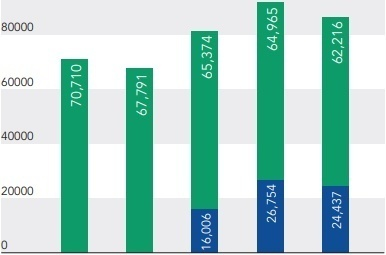
#> input picture stamp_1.jpg, 386 x 255 px
$ jupyter execute --allow-errors question_2.ipynb
#> lines starting #> are read from the running program, lines starting #| are printed output that depends on the picture; after the words box and inside, x2 and y2 are one past the last pixel; in counts of white or black regions, pixels touching at a corner belong together
[cell 1]
## Libraries

from pathlib import Path
import cv2
import numpy as np
import matplotlib.pyplot as plt

[cell 2]
## Read and display the image

imgFile = "stamp_1.jpg"
img = cv2.imread(imgFile)
#> img is the input picture: shape (255, 386, 3); mean B, G, R 204.9, 212.6, 175.6

def imshow(img, showAxis = False, size=(20,10)):
    plt.figure(figsize=size)
    if not showAxis: plt.axis('off')
    if len(img.shape) == 3: plt.imshow(img[:,:,::-1])
    else: plt.imshow(img, cmap='gray')

imshow(img)

[cell 3]
img

[cell 4]
## Blur & detect the edges

# Convert to Grayscale
gray = cv2.cvtColor(img.copy(), cv2.COLOR_BGR2GRAY)
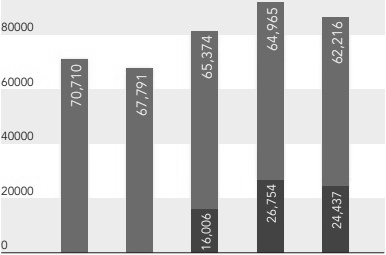
#> gray: shape (255, 386); min 36, max 255, mean 200.7

# Blur to remove noise
blur = cv2.bilateralFilter(gray.copy(), 15, 15, 15 )

# Find edges using canny edge detector
def auto_canny(grayim, sigma=0.33):
    # compute the median of the single channel pixel intensities
#> called with sigma = 0.33
    v = np.median(grayim)
#> v = 236
    # apply automatic Canny edge detection using the computed median
    lower = int(max(0, (1.0 - sigma) * v))
#> lower = 158
    upper = int(min(255, (1.0 + sigma) * v))
#> upper = 255
    edged = cv2.Canny(grayim, lower, upper)
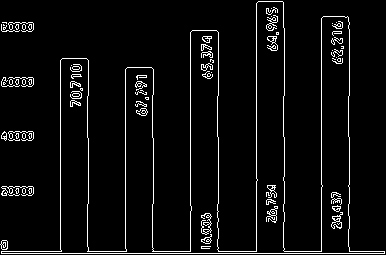
#> edged: shape (255, 386); 5% white in thin lines or dots
    # return the edged image
    return edged

# Find the edges and display the image
edged = auto_canny(blur)
imshow(edged)

[cell 5]
## Find Contours

# detect the contours on the binary image
contours, _ = cv2.findContours(image=edged.copy(), mode=cv2.RETR_EXTERNAL, method=cv2.CHAIN_APPROX_NONE)
#> contours = 28 contours, 24 with area under 20; largest, box (x1, y1, x2, y2) and area: (1, 1, 385, 254) 30632, (0, 240, 8, 250) 53, (1, 186, 34, 196) 38, (1, 131, 7, 141) 31
print(f'Total nr of contours found: {len(contours)}')
#| Total nr of contours found: 28

# Sort Contours by Area and get topN
topN = 10
sorted_contours = sorted(contours, key=cv2.contourArea, reverse=True)
#> sorted_contours has the same summary as contours
sorted_contours = sorted_contours[:topN]
#> sorted_contours = 10 contours, 6 with area under 20; largest, box (x1, y1, x2, y2) and area: (1, 1, 385, 254) 30632, (0, 240, 8, 250) 53, (1, 186, 34, 196) 38, (1, 131, 7, 141) 31

[cell 6]
##  Fill the area inside contours
filteredCircle = np.zeros((img.shape[:2]), dtype =np.uint8)
# cv2.drawContours(image=filteredCircle, contours=sorted_contours, contourIdx=-1, color=(255, 255, 255), thickness=cv2.FILLED)
#> (the rest of this cell did not finish here and is left out)

[cell 7]
## Close Blobs

kernel = np.ones((3,3),np.uint8)
closedCircle = cv2.morphologyEx(filteredCircle, cv2.ADAPTIVE_THRESH_GAUSSIAN_C, kernel, iterations=1)
#> filteredCircle: shape (255, 386); every value is 0
imshow(closedCircle)

[cell 8]
## Filter Stamps

# Find contours from the processed binary image
filteredContours, _ = cv2.findContours(image=closedCircle.copy(), mode=cv2.RETR_EXTERNAL, method=cv2.CHAIN_APPROX_NONE)
#> filteredContours = []

# Identify only contours with more than 5 points
circleContours = []
for index, contour in enumerate(filteredContours):
    perimeter = cv2.arcLength(contour,True)
    approxPoints = cv2.approxPolyDP(contour, 0.04 * perimeter, True)
    if len(approxPoints) > 7:
        circleContours.append(contour)
#> after the loop, circleContours = []

# Display the identified stamps
out = img.copy()
#> (the rest of this cell did not finish here and is left out)

[cell 9]
# Iterate through the identified stamp contours and crop the corresponding portions from the image
cropped_stamps = []

for contour in circleContours:
    # Get the bounding box of the contour
    x, y, w, h = cv2.boundingRect(contour)

    # Crop the region of interest (ROI) from the original image
    stamp_roi = img[y:y+h, x:x+w]

    # Append the cropped stamp to the list
    cropped_stamps.append(stamp_roi)
#> after the loop, cropped_stamps = []

stamp_array = []
# Display or save the cropped stamp images
for i, stamp in enumerate(cropped_stamps):
    stamp_array.append(stamp)
    cv2.imshow(f'Stamp {i+1}', stamp)
    cv2.imwrite(f'stamp_{i+1}.jpg', stamp)
#> this loop made 0 passes
#> after the loop, stamp_array = []

# Optionally, display the original image with stamp contours
out = img.copy()
#> (the rest of this cell did not finish here and is left out)

[cell 10]
def countStamps(contour : list):
    return len(contour)

countStamps(circleContours)
#> (the rest of this cell did not finish here and is left out)

[cell 11]
#return min max

import numpy as np

# Your contour data
contour = np.array([[[181, 515]], [[180, 516]], [[179, 516]]], dtype=np.int32)  # Replace with your contour data

x_min = float('inf')
x_max = -float('inf')
y_min = float('inf')
y_max = -float('inf')

#> (the rest of this cell did not finish here and is left out)

finding the image with contour

[cell 12]
# stamp = img[result[0][0]:result[1][0], result[2][1]: result[3][1]]
# imshow(stamp)

[cell 13]
# Highlight the stamped region

# Import
from itertools import product

# Blur the image
highlight_blur = cv2.GaussianBlur(img.copy(), (15,15),0)
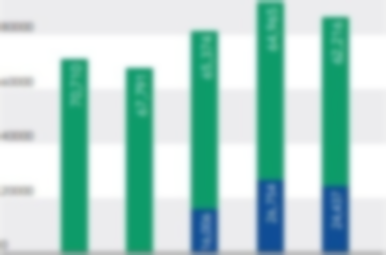
#> highlight_blur: shape (255, 386, 3); mean B, G, R 204.7, 212.5, 175.4

# Loop through every point in the image
for y, x in product(range(img.shape[0]), range(img.shape[1])):
    # Loop through all the contours
    for contour in circleContours:
        # Check if the point is on or inside the contour
        if cv2.pointPolygonTest(contour, [x, y], False) >= 0.0:
            # Replace the image with the output image
            highlight_blur[y, x, :] = out[y, x, :]

imshow(highlight_blur)

[cell 14]
from PIL import Image
import pytesseract
import json

# Load the image
# image = Image.open('assets\Screenshot 2023-10-25 154133.png')
image = Image.open('stamp_1.jpg')
# image = Image.open('result_image.jpg')
image = image.convert('L')
image = image.rotate(-90, expand=True)
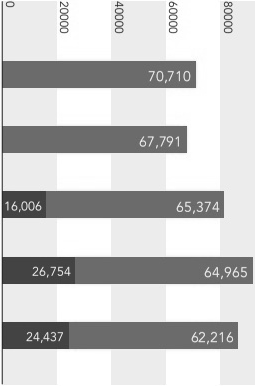
#> image: PIL image 255x386 L; min 36, max 255, mean 200.7
image.show()
#
# Rotate the image by 90 degrees (counter-clockwise) to make vertical text horizontal
# rotated_image = image.rotate(90, expand=True)

# Use OCR to extract text from the rotated image
#> (the rest of this cell did not finish here and is left out)
